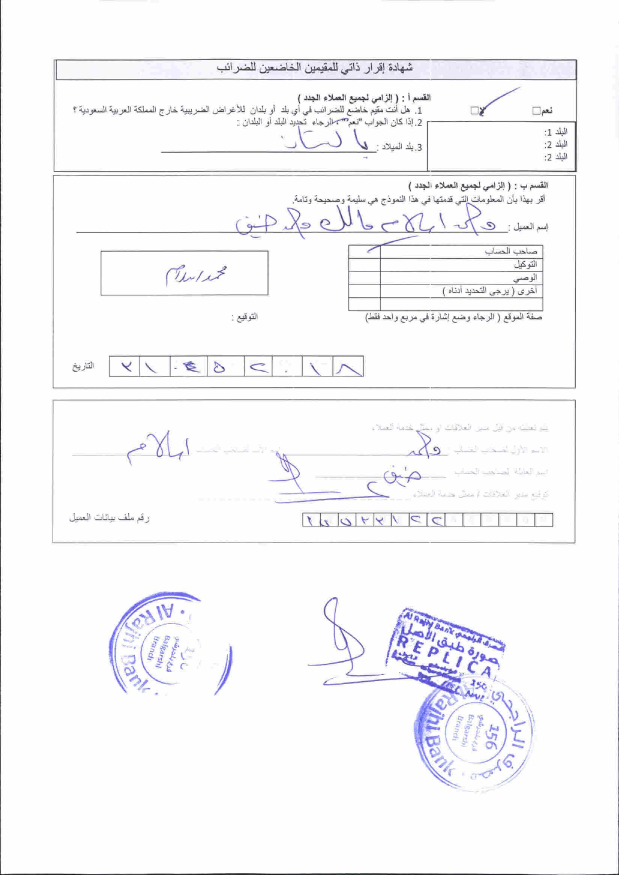
#> input picture inputs/in3.jpg, 1237 x 1749 px, found by its file name (shown at 1/2 size)
$ python Stamp.py
#> lines starting #> are read from the running program, lines starting #| are printed output that depends on the picture; after the words box and inside, x2 and y2 are one past the last pixel; in counts of white or black regions, pixels touching at a corner belong together
# -*- coding: utf-8 -*-
'''
import cv2
import matplotlib.pyplot as plt
from skimage import measure, morphology
from skimage.color import label2rgb
from skimage.measure import regionprops

img = cv2.imread('./inputs/in2.jpg', 0)
img = cv2.threshold(img, 127, 255, cv2.THRESH_BINARY)[1]

blobs = img > img.mean()
blobs_labels = measure.label(blobs, background=1)
image_label_overlay = label2rgb(blobs_labels, image=img)

fig, ax = plt.subplots(figsize=(10, 6))
'''

import cv2
image = cv2.imread("F:/nagaraju-stamp/inputs/in3.jpg")
#> image is the input picture: shape (1749, 1237, 3); mean B, G, R 248.7, 247, 247.1
gray=cv2.cvtColor(image,cv2.COLOR_BGR2GRAY)
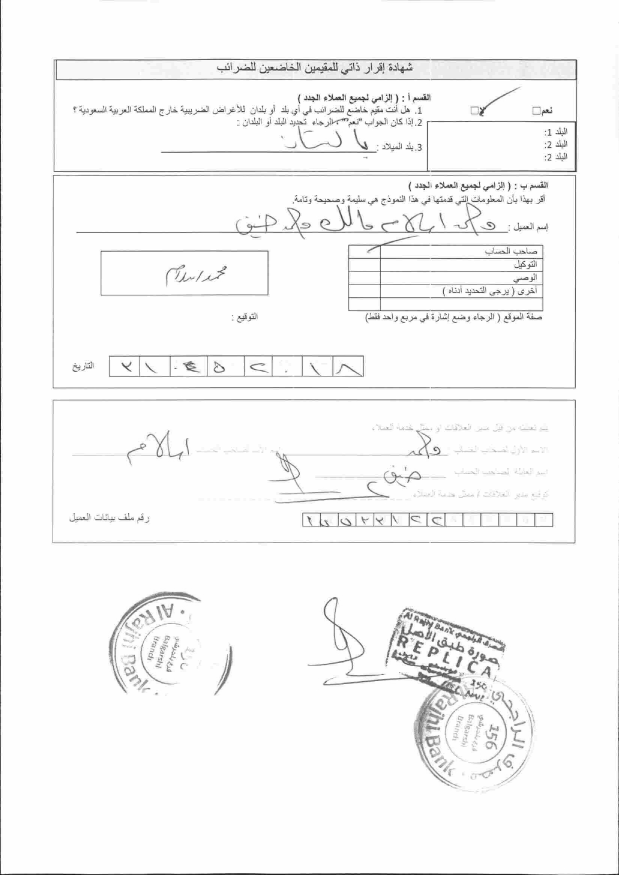
#> gray: shape (1749, 1237) (shown at 1/2 size); min 0, max 255, mean 247.2
edged = cv2.Canny(image, 10, 270)
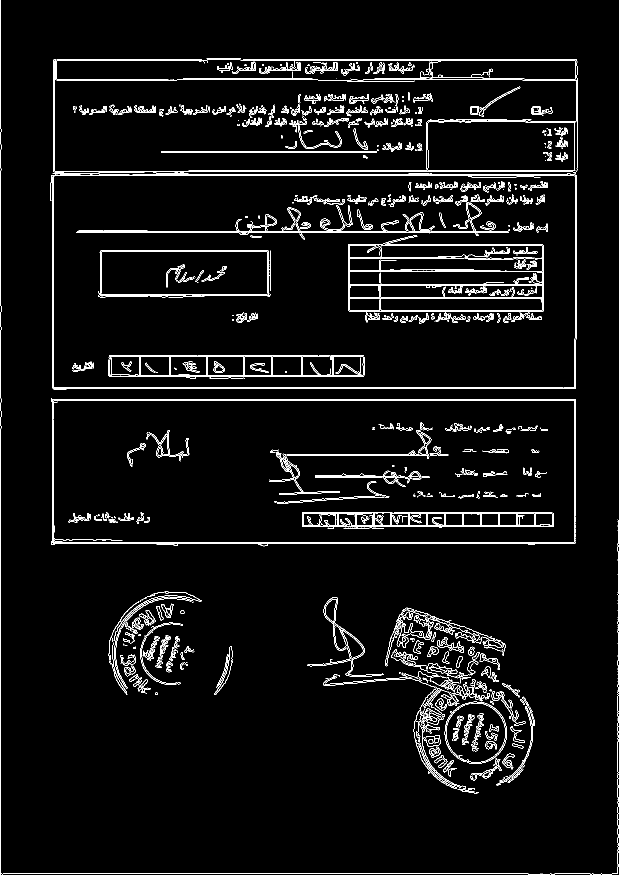
#> edged: shape (1749, 1237) (shown at 1/2 size); 4% white in thin lines or dots
(cnts,_) = cv2.findContours(edged.copy(), cv2.RETR_EXTERNAL, cv2.CHAIN_APPROX_SIMPLE)
#> cnts = 420 contours, 288 with area under 20; largest, box (x1, y1, x2, y2) and area: (101, 344, 1153, 780) 444126, (102, 797, 1152, 1093) 300058, (105, 118, 1155, 350) 28821, (889, 1403, 1014, 1528) 12050, (827, 1377, 958, 1587) 1350


'''
the_biggest_component = 0
total_area = 0
counter = 0
average = 0.0
for region in regionprops(blobs_labels):
    if (region.area > 10):
        total_area = total_area + region.area
        counter = counter + 1

    if (region.area >= 250):
        if (region.area > the_biggest_component):
            the_biggest_component = region.area
'''


idx = 0
for c in cnts:
	x,y,w,h = cv2.boundingRect(c)
	if (w>150 and w<350) and (h>110 and h<500):

		idx+=1
		new_img=image[y:y+h,x:x+w]
		cv2.imwrite(str(idx)+' w=' +str(w)+' h='+str(h)+ '.png', new_img)
#> this loop made 420 passes
#> (x, y, w, h, idx) on passes 166, 168: (615, 1194, 153, 159, 1), (227, 1183, 176, 194, 2)
#> (x, y, w, h) on passes 1 to 6: (896, 1536, 17, 17), (1023, 1533, 4, 6), (886, 1520, 22, 25), (941, 1516, 62, 45), (869, 1510, 26, 26), (1005, 1507, 24, 29)
#> after the loop, idx = 2

cv2.imshow("im",image)
cv2.waitKey(0)


'''

average = (total_area/counter)
print("the_biggest_component: " + str(the_biggest_component))
if (the_biggest_component<10500):
    print("Stamp Exists")
else:
    print("no Stamp")
print("average: " + str(average))

a4_constant = ((average/84.0)*250.0)+100
print("a4_constant: " + str(a4_constant))

b = morphology.remove_small_objects(blobs_labels, a4_constant)

plt.imsave('pre_version.png', b)

img = cv2.imread('pre_version.png', 0)
img = cv2.threshold(img, 0, 255, cv2.THRESH_BINARY_INV | cv2.THRESH_OTSU)[1]

cv2.imwrite("./out/output.png", img)
'''

$ run again, with inputs/in1.jpg copied over inputs/in3.jpg
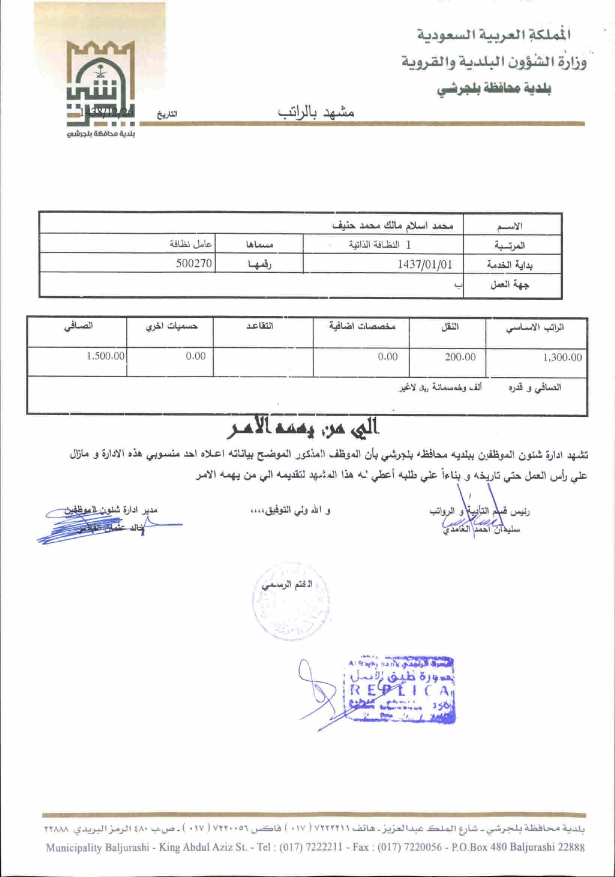
#> input picture inputs/in1.jpg, 1230 x 1753 px, found by its file name (shown at 1/2 size)
#> image is the input picture: shape (1753, 1230, 3); mean B, G, R 243.8, 243.9, 244.2
#> `gray=cv2.cvtColor(image,cv2.COLOR_BGR2GRAY)`:
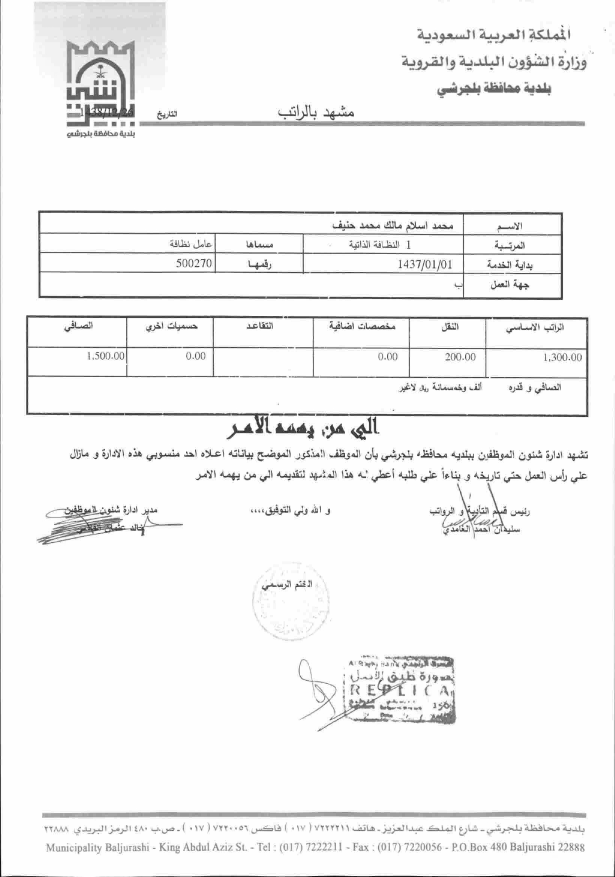
#> gray: shape (1753, 1230) (shown at 1/2 size); min 0, max 255, mean 244
#> `edged = cv2.Canny(image, 10, 270)`:
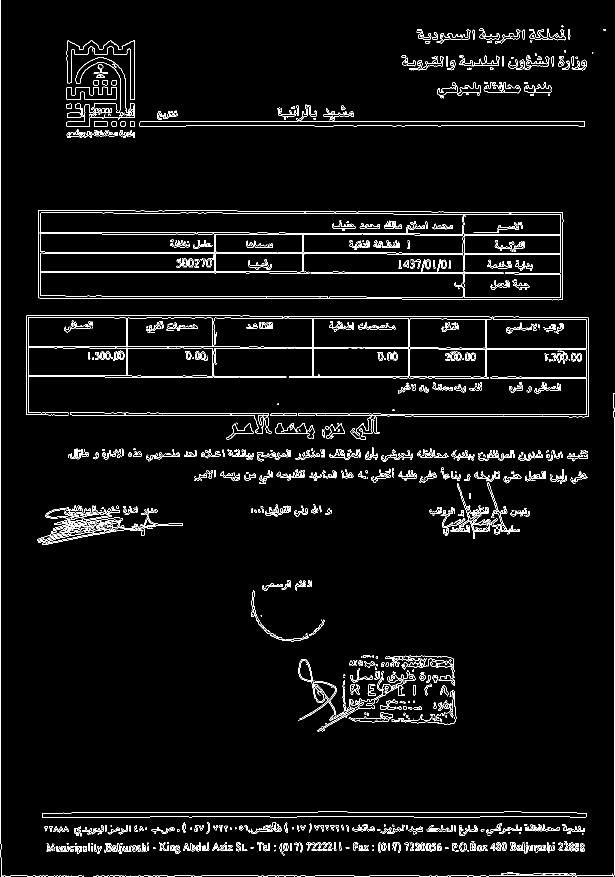
#> edged: shape (1753, 1230) (shown at 1/2 size); 3.8% white in thin lines or dots
#> cnts = 887 contours, 588 with area under 20; largest, box (x1, y1, x2, y2) and area: (76, 420, 1127, 601) 77524, (56, 632, 1177, 880) 59623, (56, 634, 426, 753) 42072, (84, 1623, 1173, 1636) 9898, (596, 1318, 813, 1463) 1926
#> the loop `for c in cnts:` made 887 passes
#> (x, y, w, h, idx) on pass 312: (596, 1318, 217, 145, 1)
#> after the loop `for c in cnts:`: idx = 1
